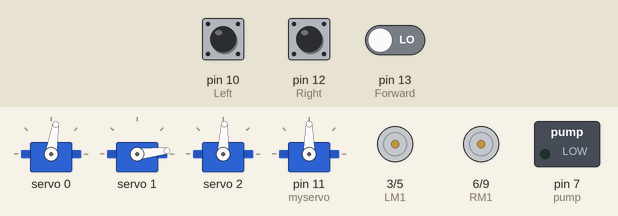
This sketch was run on a simulated Arduino Uno, built with avr-gcc and run on an emulated ATmega328P. On the bench: 4 × servo, motor-driver pin pairs drawn as motors (green arrow = first pin HIGH = forward, orange = second pin HIGH = backward, longer = more drive), switched loads named in the sketch (green lamp = pin HIGH). The test bench sets the inputs (shaded band); at power-on: pin 13 (Forward) LOW, pin 10 (Left) LOW, pin 12 (Right) LOW.

Above: at 1.2 s.
1.3 s: pin 13 (Forward) driven HIGH
At 1.65 s:
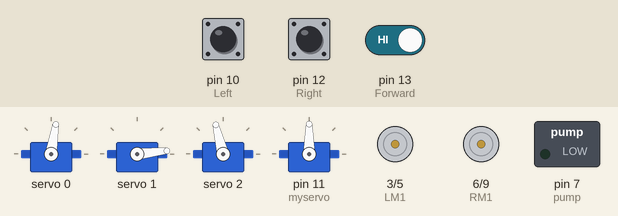
12.7 s: pin 10 (Left) pulled HIGH for 3 s
At 15.6 s:
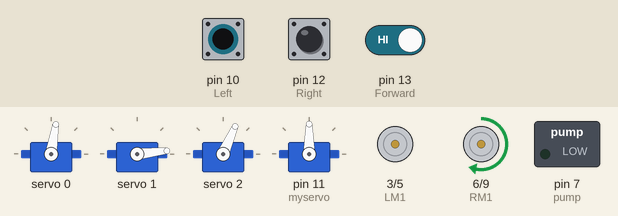
At 16.6 s:
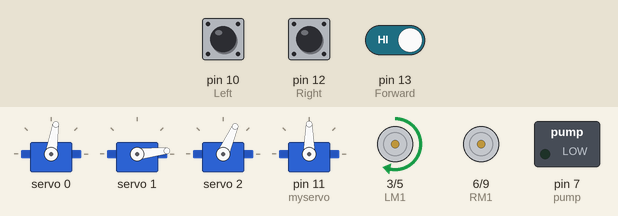
Timing chart, 0 to 18.1 s (numbered marks = the images above; inputs shaded):
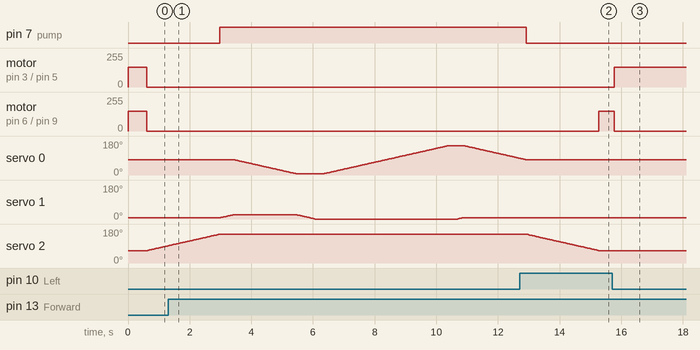

The sketch:

Fire_Fighting_Robot.ino
```cpp
/*------ Arduino Fire Fighting Robot Code by hobby project---- */
#include <Adafruit_I2CDevice.h>
#include <AFMotor.h>
#include <Wire.h>
#include <Adafruit_PWMServoDriver.h>
#include <Servo.h>  //include servo.h library
Servo myservo;

Adafruit_PWMServoDriver srituhobby = Adafruit_PWMServoDriver();

int pos = 0;
boolean fire = false;

#define Left 10      // left sensor
#define Right 12    // right sensor
#define Forward 13   //front sensor

#define servo1 0
#define servo2 1
#define servo3 2

#define LM1 3       // left motor
#define LM2 5       // left motor
#define RM1 6       // right motor
#define RM2 9       // right motor
#define pump 7

void setup()
{
  pinMode(Left, INPUT);
  pinMode(Right, INPUT);
  pinMode(Forward, INPUT);
  pinMode(LM1, OUTPUT);
  pinMode(LM2, OUTPUT);
  pinMode(RM1, OUTPUT);
  pinMode(RM2, OUTPUT);
  pinMode(pump, OUTPUT);

  srituhobby.begin();
  srituhobby.setPWMFreq(60);
  srituhobby.setPWM(servo1, 0, 340);
  srituhobby.setPWM(servo2, 0, 150);
  srituhobby.setPWM(servo3, 0, 300);

  myservo.attach(11);
  myservo.write(90);
}

void put_off_fire()
{
   delay (500);

   digitalWrite(LM1, LOW);
   digitalWrite(LM2, LOW);
   digitalWrite(RM1, LOW);
   digitalWrite(RM2, LOW);


  for (int S3value = 300; S3value <= 520; S3value++) {
    srituhobby.setPWM(servo3, 0, S3value);
    delay(10);
  }

   digitalWrite(pump, HIGH);

  for (int S2value = 150; S2value <= 190; S2value++) {
    srituhobby.setPWM(servo2, 0, S2value);
    delay(10);
  }
  for (int S1value = 340; S1value >= 150; S1value--) {
    srituhobby.setPWM(servo1, 0, S1value);
    delay(10);
  }
  for (int S2value = 190; S2value > 110; S2value--) {
    srituhobby.setPWM(servo2, 0, S2value);
    delay(10);
  }
  for (int S1value = 150; S1value < 530; S1value++) {
    srituhobby.setPWM(servo1, 0, S1value);
    delay(10);
  }
  for (int S2value = 110; S2value <= 150; S2value++) {
    srituhobby.setPWM(servo2, 0, S2value);
    delay(10);
  }
  for (int S1value = 530; S1value >= 340; S1value--) {
    srituhobby.setPWM(servo1, 0, S1value);
    delay(10);
  }

  digitalWrite(pump,LOW);

  for (int S3value = 520; S3value > 300; S3value--) {
    srituhobby.setPWM(servo3, 0, S3value);
    delay(10);
  }

  fire=false;
}

void loop()
{
   myservo.write(90); //Sweep_Servo();
    int motorSpeed = 150;

    if (digitalRead(Left) ==1 && digitalRead(Right)==1 && digitalRead(Forward) ==1)
    {
    digitalWrite(LM1, LOW);
    digitalWrite(LM2, LOW);
    digitalWrite(RM1, LOW);
    digitalWrite(RM2, LOW);
    }

    else if (digitalRead(Forward) ==0)
    {
      analogWrite(LM1, motorSpeed);
      digitalWrite(LM2, LOW);
      analogWrite(RM1, motorSpeed);
      digitalWrite(RM2, LOW);
      fire = true;
    }

    else if (digitalRead(Left) ==0)
    {
      analogWrite(LM1, motorSpeed);
      digitalWrite(LM2, LOW);
      digitalWrite(RM1, LOW);
      digitalWrite(RM2, LOW);
    }

    else if (digitalRead(Right) ==0)
    {
      digitalWrite(LM1, LOW);
      digitalWrite(LM2, LOW);
      analogWrite(RM1, motorSpeed);
      digitalWrite(RM2, LOW);
    }

delay(100);//change this value to increase the distance

     while (fire == true)
     {
      put_off_fire();
     }
}
```

Measured:
- after the input at 12.7 s, motor on pin 3 (LM1) / pin 5 (LM2): stopped → forward 150/255 after 3.1 s instead of 2.6 s; motor on pin 6 (RM1) / pin 9 (RM2): stopped → forward 150/255 after 2.6 s, → stopped 0.50 s later
